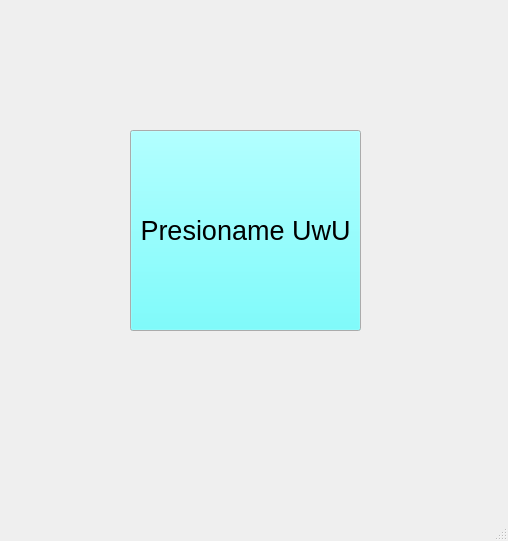
<?xml version="1.0" encoding="UTF-8"?>
<ui version="4.0">
 <class>MainWindow</class>
 <widget class="QMainWindow" name="MainWindow">
  <property name="geometry">
   <rect>
    <x>0</x>
    <y>0</y>
    <width>508</width>
    <height>541</height>
   </rect>
  </property>
  <property name="font">
   <font>
    <family>Tahoma</family>
    <pointsize>20</pointsize>
   </font>
  </property>
  <property name="windowTitle">
   <string>MainWindow</string>
  </property>
  <widget class="QWidget" name="centralwidget">
   <widget class="QPushButton" name="pushButton">
    <property name="geometry">
     <rect>
      <x>130</x>
      <y>130</y>
      <width>231</width>
      <height>201</height>
     </rect>
    </property>
    <property name="palette">
     <palette>
      <active>
       <colorrole role="Button">
        <brush brushstyle="SolidPattern">
         <color alpha="255">
          <red>85</red>
          <green>255</green>
          <blue>255</blue>
         </color>
        </brush>
       </colorrole>
      </active>
      <inactive>
       <colorrole role="Button">
        <brush brushstyle="SolidPattern">
         <color alpha="255">
          <red>85</red>
          <green>255</green>
          <blue>255</blue>
         </color>
        </brush>
       </colorrole>
      </inactive>
      <disabled>
       <colorrole role="Button">
        <brush brushstyle="SolidPattern">
         <color alpha="255">
          <red>85</red>
          <green>255</green>
          <blue>255</blue>
         </color>
        </brush>
       </colorrole>
      </disabled>
     </palette>
    </property>
    <property name="font">
     <font>
      <family>Tahoma</family>
      <pointsize>20</pointsize>
     </font>
    </property>
    <property name="text">
     <string>Presioname UwU</string>
    </property>
   </widget>
  </widget>
  <widget class="QMenuBar" name="menubar">
   <property name="geometry">
    <rect>
     <x>0</x>
     <y>0</y>
     <width>508</width>
     <height>33</height>
    </rect>
   </property>
  </widget>
  <widget class="QStatusBar" name="statusbar"/>
 </widget>
 <resources/>
 <connections/>
</ui>
